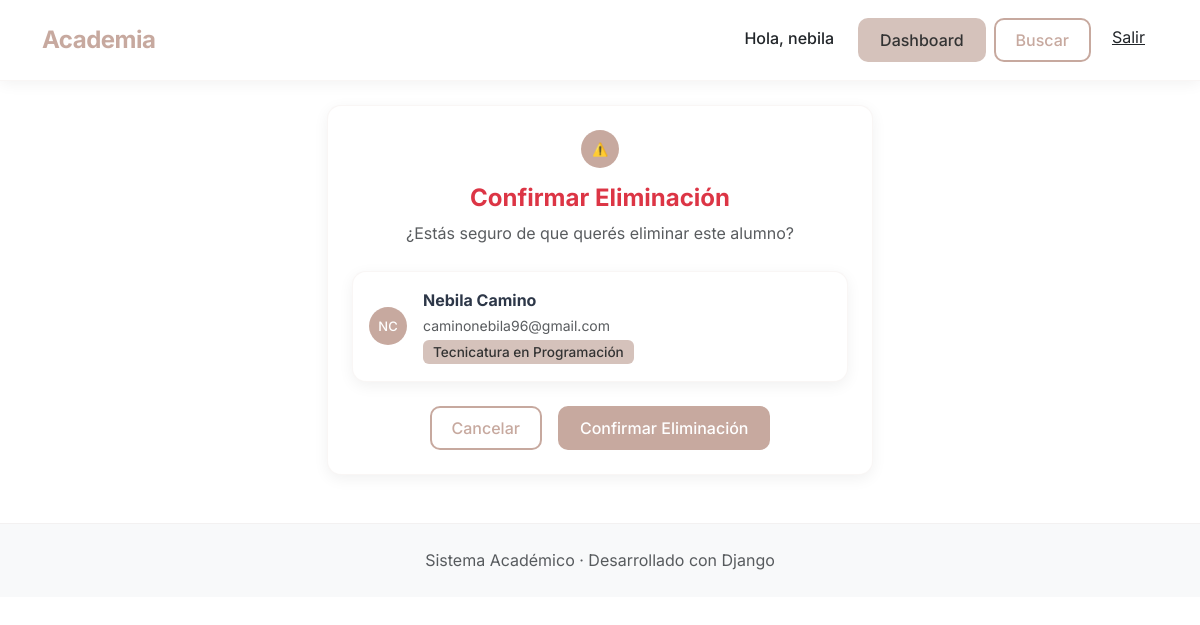
Screenshot of /alumnos/eliminar/1/ (signed in) with the database file from the repository.
### main/models.py (models this page shows, shortened)
class Alumno(models.Model):
    nombre = models.CharField(max_length=100)
    apellido = models.CharField(max_length=100)
    email = models.EmailField()
    carrera = models.CharField(max_length=100, blank=True, verbose_name="Carrera o Curso")
    dni = models.CharField(max_length=15, blank=True)
    telefono = models.CharField(max_length=20, blank=True)
    fecha_nacimiento = models.DateField(null=True, blank=True)
    fecha_inscripcion = models.DateField(auto_now_add=True)
    usuario = models.ForeignKey(User, on_delete=models.CASCADE)

### main/views.py (the view)
# urls.py: path('alumnos/eliminar/<int:id>/', views.eliminar_alumno, name='eliminar_alumno'),
@login_required
def eliminar_alumno(request, id):
    alumno = get_object_or_404(Alumno, id=id, usuario=request.user)
    if request.method == 'POST':
        alumno.delete()
        messages.success(request, 'Alumno eliminado')
        return redirect('dashboard')
    return render(request, 'main/eliminar_alumno.html', {'alumno': alumno})

### templates/main/eliminar_alumno.html (shortened to what this page needs)
{% extends 'base.html' %}
{% block content %}
<div class="row justify-content-center">
    <div class="col-lg-6">
        <div class="card-modern p-4 fade-in-up">
            <div class="text-center mb-4">
                <div class="avatar avatar-primary mx-auto mb-3">
                    ⚠️
                </div>
                <h2 class="h4 fw-bold text-danger">Confirmar Eliminación</h2>
                <p class="text-muted">¿Estás seguro de que querés eliminar este alumno?</p>
            </div>
            <div class="card-modern p-3 mb-4">
                <div class="d-flex align-items-center">
                    <div class="avatar avatar-primary me-3">
                        {{ alumno.nombre|first }}{{ alumno.apellido|first }}
                    </div>
                    <div>
                        <strong>{{ alumno.nombre }} {{ alumno.apellido }}</strong>
                        <br><small class="text-muted">{{ alumno.email }}</small>
                        {% if alumno.carrera %}
                        <br><small class="badge-custom">{{ alumno.carrera }}</small>
                        {% endif %}
                    </div>
                </div>
            </div>
            <form method="POST">
                <div class="d-flex gap-3 justify-content-center">
                    <a href="{% url 'dashboard' %}" class="btn btn-outline-custom">
                        Cancelar
                    </a>
                    <button type="submit" class="btn btn-primary-custom">
                        Confirmar Eliminación
                    </button>
                </div>
            </form>
        </div>
    </div>
</div>
{% endblock %}

### templates/base.html (shortened to what this page needs)
<!DOCTYPE html>
<html lang="es">
<head>
    <link href="https://cdn.jsdelivr.net/npm/bootstrap@5.3.0/dist/css/bootstrap.min.css" rel="stylesheet">
    <link href="/static/css/styles.css" rel="stylesheet">
</head>
<body>
    <nav class="navbar navbar-expand-lg navbar-modern">
        <div class="container">
            <a class="navbar-brand navbar-brand-modern" href="{% url 'home' %}">
                Academia
            </a>
            <div class="navbar-nav ms-auto">
                {% if user.is_authenticated %}
                    <span class="nav-link text-dark me-3 fw-medium">Hola, {{ user.username }}</span>
                    <a class="btn btn-secondary-custom me-2" href="{% url 'dashboard' %}">Dashboard</a>
                    <a class="btn btn-outline-custom me-2" href="{% url 'scraper_buscar' %}">Buscar</a>
                    <a class="btn btn-link text-dark" href="{% url 'logout' %}">Salir</a>
                {% else %}
                    <a class="btn btn-outline-custom me-2" href="{% url 'login' %}">Ingresar</a>
                    <a class="btn btn-primary-custom" href="{% url 'registro' %}">Registrarse</a>
                {% endif %}
            </div>
        </div>
    </nav>
    <main class="container mt-4">
        {% block content %}
        {% endblock %}
    </main>
    <footer class="footer-modern mt-5 py-4">
        <div class="container text-center">
            <p class="text-muted mb-0">Sistema Académico · Desarrollado con Django</p>
        </div>
    </footer>
</body>
</html>

### static/css/styles.css (style rules this page uses)
:root { --primary: #C7A99F; --secondary: #D5C2BB; --accent: #E8D7D1; --white: #ffffff; --dark: #2d3748; --light: #f8f9fa; --soft-shadow: 0 4px 12px rgba(199, 169, 159, 0.15); }
body { background-color: var(--white); font-family: 'Inter', sans-serif; color: var(--dark); line-height: 1.6; }
.navbar-modern { background: var(--white); box-shadow: 0 2px 15px rgba(0, 0, 0, 0.06); padding: 1rem 0; border-bottom: 1px solid rgba(199, 169, 159, 0.1); }
.navbar-brand-modern { font-weight: 700; font-size: 1.5rem; color: var(--primary); letter-spacing: -0.5px; }
.btn-primary-custom { background: var(--primary); border: none; border-radius: 10px; color: white; font-weight: 500; padding: 10px 22px; transition: all 0.3s ease; }
.btn-secondary-custom { background: var(--secondary); border: none; border-radius: 10px; color: #333; font-weight: 500; padding: 10px 22px; transition: all 0.3s ease; }
.btn-outline-custom { border: 2px solid var(--primary); border-radius: 10px; color: var(--primary); font-weight: 500; padding: 8px 20px; background: transparent; transition: all 0.3s ease; }
.card-modern { background: var(--white); border: none; border-radius: 14px; box-shadow: 0 4px 15px rgba(0, 0, 0, 0.06); transition: all 0.3s ease; border: 1px solid rgba(199, 169, 159, 0.1); }
.footer-modern { background: var(--light); border-top: 1px solid rgba(199, 169, 159, 0.1); }
.badge-custom { background: var(--secondary); color: #333; border-radius: 6px; font-weight: 500; padding: 4px 10px; font-size: 0.85rem; }
.fade-in-up { animation: fadeInUp 0.5s ease-out; }
.avatar { width: 38px; height: 38px; border-radius: 50%; display: flex; align-items: center; justify-content: center; font-weight: 500; font-size: 13px; }
.avatar-primary { background: var(--primary); color: white; }

### rows the page displays
Alumno: nombre|first "N", apellido|first "C", nombre "Nebila", apellido "Camino", email "caminonebila96@gmail.com", carrera "Tecnicatura en Programación"

### other values shown
{{ user.username }} "nebila"
